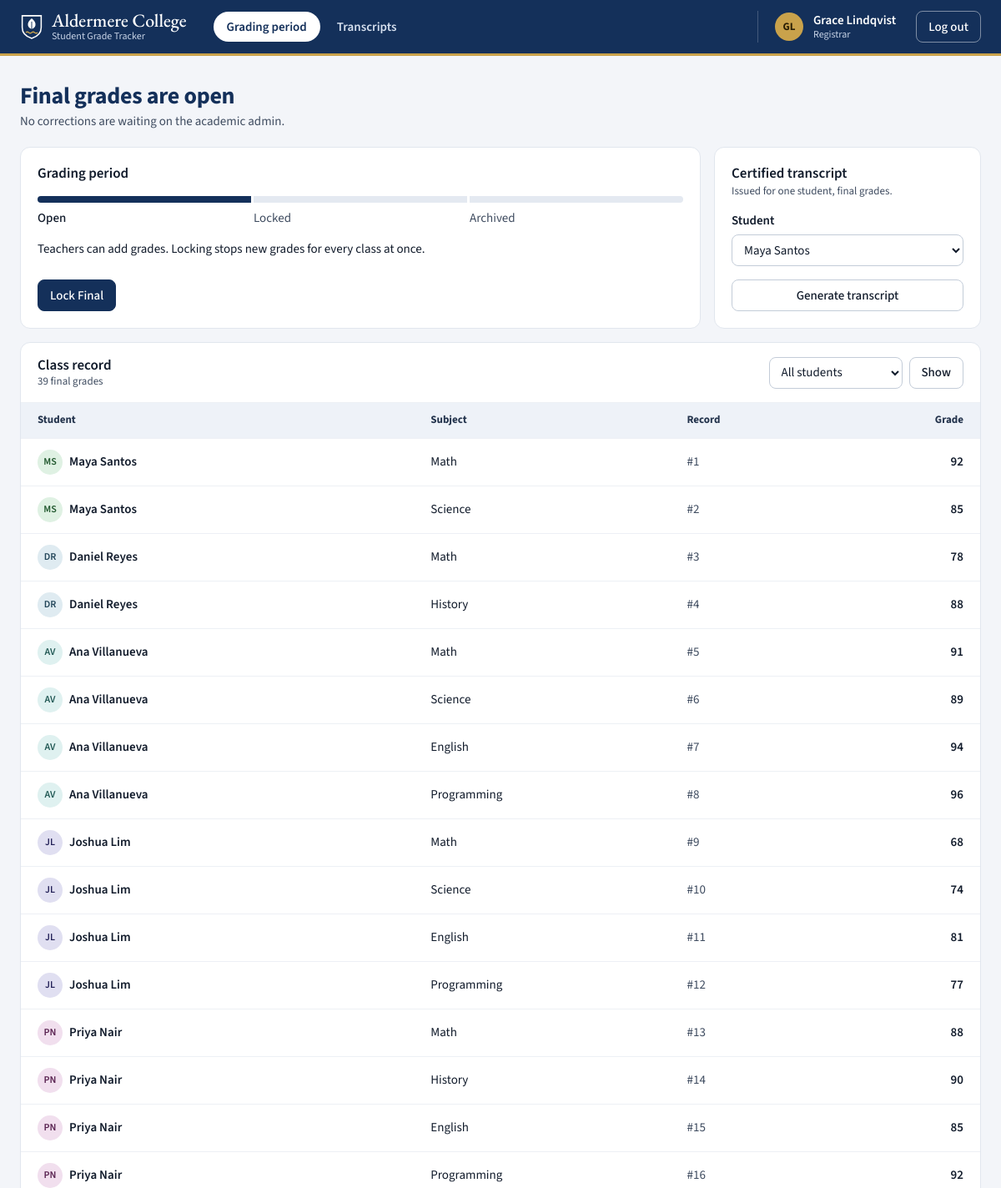
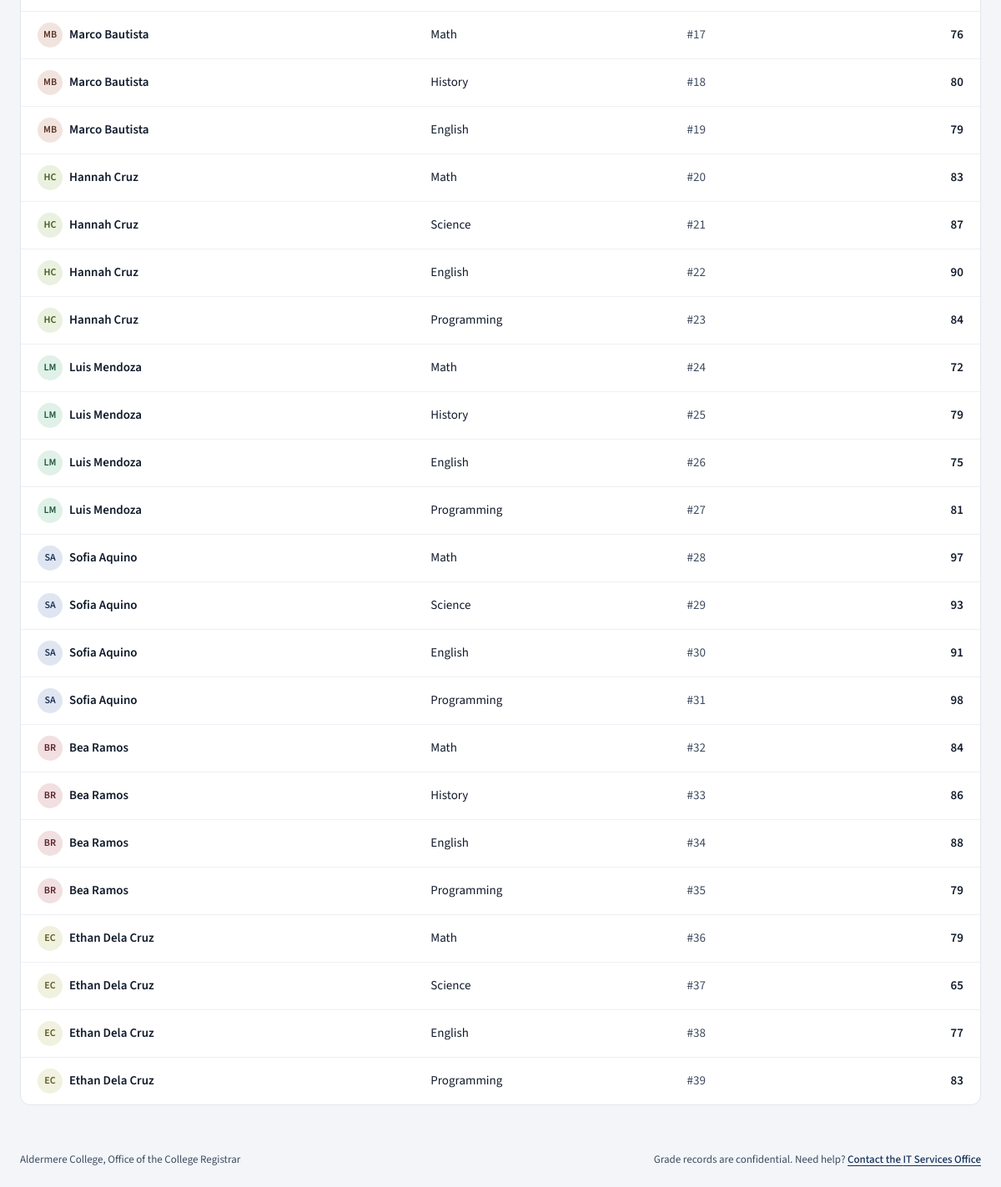
The app's page /dashboard (signed in) with its own data (2 pictures, top to bottom).
### tables this page shows
CREATE TABLE users (
    id INTEGER PRIMARY KEY AUTOINCREMENT,
    username TEXT UNIQUE NOT NULL,
    password TEXT NOT NULL,
    role TEXT NOT NULL CHECK(role IN ('student','teacher','academic_admin','registrar','it_admin')),
    is_locked BOOLEAN DEFAULT 0,
    failed_attempts INTEGER DEFAULT 0,
    full_name TEXT,
    student_no TEXT,
    program TEXT,
    year_level INTEGER
);

CREATE TABLE grading_periods (
    id INTEGER PRIMARY KEY AUTOINCREMENT,
    name TEXT UNIQUE NOT NULL,
    status TEXT DEFAULT 'open'
);

CREATE TABLE grades (
    id INTEGER PRIMARY KEY AUTOINCREMENT,
    student_id INTEGER NOT NULL,
    subject TEXT NOT NULL,
    grade INTEGER NOT NULL,
    updated_by TEXT NOT NULL,
    FOREIGN KEY (student_id) REFERENCES users(id)
);

### app.py (the view, shortened to what this page needs)
@app.route("/dashboard")
def dashboard():
    if "username" not in session:
        return redirect("/login")
    user = current_user()
    if not user:
        return redirect("/login")
    role = user["role"]
    username = user["username"]
    user_id = user["id"]
    try:
        all_students, all_users, period, pending_requests, audit_logs = dashboard_data()
    except Exception as e:
        logging.error(f"dashboard data failed user={username} err={e}")
        return render_template("login.html", error="An error occurred. Please try again.")
    student_id_param = request.args.get("student_id")
    if role == "teacher":
        if student_id_param:
            if not valid_id(student_id_param):
                return teacher_error("Invalid input.", "teacher filter")
            return redirect(f"/students/{int(student_id_param)}")
        try:
            return render_roster()
        except Exception as e:
            logging.error(f"teacher roster failed user={username} err={e}")
            return "An error occurred. Please try again.", 500
    elif role == "registrar":
        if student_id_param:
            if not valid_id(student_id_param):
                return render_template("dashboard.html", role=role, username=username, grades=[], students=all_students, all_users=all_users, period=period, pending_requests=pending_requests, audit_logs=audit_logs, error="Invalid input.")
            try:
                grades = get_db().execute(
                    GRADES_SELECT + " WHERE grades.student_id=?",
                    (int(student_id_param),),
                ).fetchall()
            except Exception as e:
                logging.error(f"registrar filter failed err={e}")
                return render_template("dashboard.html", role=role, username=username, grades=[], students=all_students, all_users=all_users, period=period, pending_requests=pending_requests, audit_logs=audit_logs, error="An error occurred. Please try again.")
        else:
            grades = get_db().execute(GRADES_SELECT).fetchall()
        return render_template("dashboard.html", role=role, username=username, grades=grades, students=all_students, all_users=all_users, period=period, pending_requests=pending_requests, audit_logs=audit_logs)
    elif role == "it_admin":
        grades = get_db().execute(GRADES_SELECT).fetchall()
        return render_template("dashboard.html", role=role, username=username, grades=grades, students=all_students, all_users=all_users, period=period, pending_requests=pending_requests, audit_logs=audit_logs)

### templates/dashboard.html (shortened to what this page needs)
{% extends 'base.html' %}
{% set status = period['status'] if period else '' %}
{% set period_name = period['name'] if period else 'This' %}
{% set pending_count = pending_requests|length %}
{% block content %}
{% import '_ui.html' as ui with context %}
{% if role == 'academic_admin' %}
<div class="title-row">
    <div>
        <h1>Grades</h1>
        <p class="sub">
            {% if pending_count %}{{ pending_count }} correction{{ '' if pending_count == 1 else 's' }} need{{ 's' if pending_count == 1 else '' }} your decision.
            {% else %}Every correction has been decided.{% endif %}
        </p>
    </div>
</div>
{% if error %}<p class="notice notice-negative" role="alert">{{ error }}</p>{% endif %}
<div class="blocks">
    <section class="panel panel-flush" aria-labelledby="pending-title">
        <header class="panel-head">
            <h2 id="pending-title">Corrections to decide</h2>
            {% if pending_count > 5 %}<a class="card-link" href="/approvals">View all {{ pending_count }}</a>{% endif %}
        </header>
        {% if pending_requests %}
        {{ ui.pending_rows(pending_requests[:5]) }}
        {% else %}
        <p class="empty">No corrections are waiting.</p>
        {% endif %}
    </section>
    <section class="panel panel-flush" aria-labelledby="all-title">
        <header class="panel-head">
            <div>
                <h2 id="all-title">Class record</h2>
                <p class="meta">{{ grades|length }} final grade{{ '' if grades|length == 1 else 's' }}</p>
            </div>
            {{ ui.student_filter(students) }}
        </header>
        {% if grades %}
        <div class="table-wrap">
            <table class="ledger ledger-plain">
                <thead>
                    <tr>
                        <th scope="col">Student</th>
                        <th scope="col">Subject</th>
                        <th scope="col">Entered by</th>
                        <th scope="col">Record</th>
                        <th scope="col" class="num">Grade</th>
                    </tr>
                </thead>
                <tbody>
                    {% for g in grades %}
                    <tr>
                        <td class="c-main">{{ ui.person(g['student_name'], g['student_id']) }}<span class="line-two phone-only">{{ g['subject'] }} · {{ g['updated_by'] }} · <code>#{{ g['id'] }}</code></span></td>
                        <td class="c-by">{{ g['subject'] }}</td>
                        <td class="c-by">{{ g['updated_by'] }}</td>
                        <td class="c-id"><code>#{{ g['id'] }}</code></td>
                        <td class="num c-grade"><span class="grade">{{ g['grade'] }}</span></td>
                    </tr>
                    {% endfor %}
                </tbody>
            </table>
        </div>
        {% else %}
        <p class="empty">No grades on the record{% if request.args.get('student_id') %} for this student{% endif %}.</p>
        {% endif %}
    </section>
</div>
{% elif role == 'registrar' %}
<div class="title-row">
    <div>
        <h1>{{ period_name }} grades are {{ status }}</h1>
        <p class="sub">
            {% if pending_count %}{{ pending_count }} correction{{ '' if pending_count == 1 else 's' }} still waiting on the academic admin.
            {% else %}No corrections are waiting on the academic admin.{% endif %}
        </p>
    </div>
</div>
<div class="split split-even">
    <section class="panel panel-period" aria-labelledby="period-title">
        <h2 id="period-title">Grading period</h2>
        {{ ui.period_track(status) }}
        <p class="period-note">
            {% if status == 'open' %}Teachers can add grades. Locking stops new grades for every class at once.
            {% elif status == 'locked' %}New grades are refused. Archive to close the period, or reopen it for teachers.
            {% elif status == 'archived' %}New grades are refused and the period is closed. Reopening returns it to teachers.
            {% endif %}
        </p>
        <div class="period-actions">
            {% if status == 'open' %}
            <form method="POST" action="/periods/lock" data-confirm="Lock {{ period_name }}? Teachers will not be able to add grades."><input type="hidden" name="csrf_token" value="{{ csrf_token() }}">
                <button type="submit" class="btn btn-primary">Lock {{ period_name }}</button>
            </form>
            {% else %}
            <form method="POST" action="/periods/lock" data-confirm="Reopen {{ period_name }} for teachers?"><input type="hidden" name="csrf_token" value="{{ csrf_token() }}">
                <button type="submit" class="btn">Reopen {{ period_name }}</button>
            </form>
            {% endif %}
        </div>
    </section>
    <section class="panel" aria-labelledby="transcript-title">
        <h2 id="transcript-title">Certified transcript</h2>
        <p class="meta panel-sub">Issued for one student, final grades.</p>
        <form method="GET" action="/transcript" class="stack">
            <div class="field">
                <label for="transcript-student">Student</label>
                <select class="control" name="student_id" id="transcript-student" required>
                    {% for s in students %}
                    <option value="{{ s['id'] }}">{{ s['full_name'] }}</option>
                    {% endfor %}
                </select>
            </div>
            <button type="submit" class="btn btn-wide">Generate transcript</button>
        </form>
    </section>
</div>
<section class="panel panel-flush block-gap" aria-labelledby="registrar-record">
    <header class="panel-head">
        <div>
            <h2 id="registrar-record">Class record</h2>
            <p class="meta">{{ grades|length }} final grade{{ '' if grades|length == 1 else 's' }}</p>
        </div>
        {{ ui.student_filter(students) }}
    </header>
    {% if grades %}
    <div class="table-wrap">
        <table class="ledger ledger-plain">
            <thead>
                <tr>
                    <th scope="col">Student</th>
                    <th scope="col">Subject</th>
                    <th scope="col">Record</th>
                    <th scope="col" class="num">Grade</th>
                </tr>
            </thead>
            <tbody>
                {% for g in grades %}
                <tr>
                    <td class="c-main">{{ ui.person(g['student_name'], g['student_id']) }}<span class="line-two phone-only">{{ g['subject'] }} · <code>#{{ g['id'] }}</code></span></td>
                    <td class="c-by">{{ g['subject'] }}</td>
                    <td class="c-id"><code>#{{ g['id'] }}</code></td>
                    <td class="num c-grade"><span class="grade">{{ g['grade'] }}</span></td>
                </tr>
                {% endfor %}
            </tbody>
        </table>
    </div>
    {% else %}
    <p class="empty">No grades on the record{% if request.args.get('student_id') %} for this student{% endif %}.</p>
    {% endif %}
</section>
{% endif %}
{% endblock %}

### templates/base.html (shortened to what this page needs)
{% import '_ui.html' as ui %}
{% set role = session.get('role') %}
{% set username = session.get('username') %}
{% set display_name = shell_name or username or '' %}
{% set name_parts = display_name.replace('Prof. ', '').replace('Dr. ', '').split() %}
<!DOCTYPE html>
<html lang="en">
<head>
    <link rel="stylesheet" href="{{ url_for('static', filename='style.css') }}">
</head>
<body>
    <header class="topbar">
        <div class="topbar-in">
            <a class="brand" href="/dashboard">
                <span class="brand-text"><span class="brand-name">{{ ui.COLLEGE }}</span><span class="brand-sub">{{ ui.PORTAL }}</span></span>
            </a>
            <div class="nav-sheet" id="site-nav">
                <nav class="tabs" aria-label="Main">
                    {% macro item(href, label, count=0, also='') %}
                    <a class="tab" href="{{ href }}"{% if request.path == href or (also and request.path.startswith(also)) %} aria-current="page"{% endif %}>
                        <span>{{ label }}</span>
                    </a>
                    {% endmacro %}
                    {% if role == 'teacher' %}
                        {{ item('/dashboard', 'Students', also='/students/') }}
                        {{ item('/grade-sheet', 'Grade sheet') }}
                    {% elif role == 'academic_admin' %}
                        {{ item('/dashboard', 'Grades') }}
                        {{ item('/approvals', 'Approvals', shell_pending or 0) }}
                        {{ item('/transcript', 'Transcripts') }}
                    {% elif role == 'registrar' %}
                        {{ item('/dashboard', 'Grading period') }}
                        {{ item('/transcript', 'Transcripts') }}
                    {% elif role == 'it_admin' %}
                        {{ item('/dashboard', 'Accounts', also='/admin/accounts/') }}
                    {% else %}
                        {{ item('/dashboard', 'My grades') }}
                        {{ item('/transcript', 'My transcript') }}
                    {% endif %}
                </nav>
            </div>
            <div class="account">
                <span class="avatar" aria-hidden="true">{% if name_parts|length > 1 %}{{ name_parts[0][0]|upper }}{{ name_parts[-1][0]|upper }}{% elif name_parts %}{{ name_parts[0][0]|upper }}{% endif %}</span>
                <span class="account-who"><span class="account-name">{{ display_name }}</span><span class="account-role">{{ ui.ROLE_LABELS.get(role, role) }}</span></span>
                <a class="btn btn-quiet btn-sm" href="/logout">Log out</a>
            </div>
        </div>
    </header>
    <main class="canvas" id="main">
        {% block content %}{% endblock %}
    </main>
    <footer class="site-foot no-print">
        <p>{{ ui.COLLEGE }}, {{ ui.OFFICE }}</p>
        <p>Grade records are confidential. Need help? <a href="/forgot-password">Contact the {{ ui.IT_OFFICE.name }}</a></p>
    </footer>
</body>
</html>

### templates/_ui.html (shortened to what this page needs)
{% macro person(name, id=None) %}
{% set parts = name.split() %}
<span class="person">
    {%- if id is not none %}<span class="person-chip" style="--h:{{ (id * 67) % 360 }}" aria-hidden="true">{% if parts|length > 1 %}{{ parts[0][0]|upper }}{{ parts[-1][0]|upper }}{% else %}{{ name[0]|upper }}{{ name[-1] if name[-1].isdigit() else '' }}{% endif %}</span>{% endif -%}
    <span class="person-name">{{ name }}</span>
</span>
{% endmacro %}
{% macro period_track(status, compact=False) %}
{% set stages = [('open', 'Open'), ('locked', 'Locked'), ('archived', 'Archived')] %}
{% set reached = {'open': 1, 'locked': 2, 'archived': 3}.get(status, 0) %}
<ol class="track{{ ' track-compact' if compact }}">
    {% for key, label in stages %}
    <li class="{{ 'is-reached' if loop.index <= reached }}"{% if key == status %} aria-current="step"{% endif %}>
        <span class="track-label">{{ label }}</span>
    </li>
    {% endfor %}
</ol>
{% endmacro %}
{% macro student_filter(students) %}
<form method="GET" action="/dashboard" class="filter">
    <select name="student_id" id="filter-student" class="control">
        <option value="">All students</option>
    </select>
    <button type="submit" class="btn">Show</button>
</form>
{% endmacro %}

### records on screen
users: full_name "Grace Lindqvist", ROLE_LABELS.get "Registrar"
grading_periods: name "Final", status "open"
grades: {{ (id * 67) % 360 }} 134 (drawn), parts "M", parts "S", name "Maya Santos", subject "Math", id "1", grade "92"
grades: {{ (id * 67) % 360 }} 134 (drawn), parts "M", parts "S", name "Maya Santos", subject "Science", id "2", grade "85"
grades: {{ (id * 67) % 360 }} 201 (drawn), parts "D", parts "R", name "Daniel Reyes", subject "Math", id "3", grade "78"
grades: {{ (id * 67) % 360 }} 201 (drawn), parts "D", parts "R", name "Daniel Reyes", subject "History", id "4", grade "88"
grades: {{ (id * 67) % 360 }} 176 (drawn), parts "A", parts "V", name "Ana Villanueva", subject "Math", id "5", grade "91"
grades: {{ (id * 67) % 360 }} 176 (drawn), parts "A", parts "V", name "Ana Villanueva", subject "Science", id "6", grade "89"
grades: {{ (id * 67) % 360 }} 176 (drawn), parts "A", parts "V", name "Ana Villanueva", subject "English", id "7", grade "94"
grades: {{ (id * 67) % 360 }} 176 (drawn), parts "A", parts "V", name "Ana Villanueva", subject "Programming", id "8", grade "96"
grades: {{ (id * 67) % 360 }} 243 (drawn), parts "J", parts "L", name "Joshua Lim", subject "Math", id "9", grade "68"
grades: {{ (id * 67) % 360 }} 243 (drawn), parts "J", parts "L", name "Joshua Lim", subject "Science", id "10", grade "74"
grades: {{ (id * 67) % 360 }} 243 (drawn), parts "J", parts "L", name "Joshua Lim", subject "English", id "11", grade "81"
grades: {{ (id * 67) % 360 }} 243 (drawn), parts "J", parts "L", name "Joshua Lim", subject "Programming", id "12", grade "77"
grades: {{ (id * 67) % 360 }} 310 (drawn), parts "P", parts "N", name "Priya Nair", subject "Math", id "13", grade "88"
grades: {{ (id * 67) % 360 }} 310 (drawn), parts "P", parts "N", name "Priya Nair", subject "History", id "14", grade "90"
grades: {{ (id * 67) % 360 }} 310 (drawn), parts "P", parts "N", name "Priya Nair", subject "English", id "15", grade "85"
grades: {{ (id * 67) % 360 }} 310 (drawn), parts "P", parts "N", name "Priya Nair", subject "Programming", id "16", grade "92"
grades: parts "M", parts "B", name "Marco Bautista", subject "Math", id "17", grade "76"
grades: {{ (id * 67) % 360 }} 17 (drawn), parts "M", parts "B", name "Marco Bautista", subject "History", id "18", grade "80"
grades: {{ (id * 67) % 360 }} 17 (drawn), parts "M", parts "B", name "Marco Bautista", subject "English", id "19", grade "79"
grades: {{ (id * 67) % 360 }} 84 (drawn), parts "H", parts "C", name "Hannah Cruz", subject "Math", id "20", grade "83"
grades: {{ (id * 67) % 360 }} 84 (drawn), parts "H", parts "C", name "Hannah Cruz", subject "Science", id "21", grade "87"
grades: {{ (id * 67) % 360 }} 84 (drawn), parts "H", parts "C", name "Hannah Cruz", subject "English", id "22", grade "90"
grades: parts "H", parts "C", name "Hannah Cruz", subject "Programming", id "23", grade "84"
grades: {{ (id * 67) % 360 }} 151 (drawn), parts "L", parts "M", name "Luis Mendoza", subject "Math", id "24", grade "72"
grades: {{ (id * 67) % 360 }} 151 (drawn), parts "L", parts "M", name "Luis Mendoza", subject "History", id "25", grade "79"
grades: {{ (id * 67) % 360 }} 151 (drawn), parts "L", parts "M", name "Luis Mendoza", subject "English", id "26", grade "75"
grades: {{ (id * 67) % 360 }} 151 (drawn), parts "L", parts "M", name "Luis Mendoza", subject "Programming", id "27", grade "81"
grades: {{ (id * 67) % 360 }} 218 (drawn), parts "S", parts "A", name "Sofia Aquino", subject "Math", id "28", grade "97"
grades: {{ (id * 67) % 360 }} 218 (drawn), parts "S", parts "A", name "Sofia Aquino", subject "Science", id "29", grade "93"
grades: {{ (id * 67) % 360 }} 218 (drawn), parts "S", parts "A", name "Sofia Aquino", subject "English", id "30", grade "91"
grades: {{ (id * 67) % 360 }} 218 (drawn), parts "S", parts "A", name "Sofia Aquino", subject "Programming", id "31", grade "98"
grades: {{ (id * 67) % 360 }} 352 (drawn), parts "B", parts "R", name "Bea Ramos", subject "Math", id "32", grade "84"
grades: {{ (id * 67) % 360 }} 352 (drawn), parts "B", parts "R", name "Bea Ramos", subject "History", id "33", grade "86"
grades: {{ (id * 67) % 360 }} 352 (drawn), parts "B", parts "R", name "Bea Ramos", subject "English", id "34", grade "88"
grades: {{ (id * 67) % 360 }} 352 (drawn), parts "B", parts "R", name "Bea Ramos", subject "Programming", id "35", grade "79"
grades: {{ (id * 67) % 360 }} 59 (drawn), parts "E", parts "C", name "Ethan Dela Cruz", subject "Math", id "36", grade "79"
grades: {{ (id * 67) % 360 }} 59 (drawn), parts "E", parts "C", name "Ethan Dela Cruz", subject "Science", id "37", grade "65"
grades: {{ (id * 67) % 360 }} 59 (drawn), parts "E", parts "C", name "Ethan Dela Cruz", subject "English", id "38", grade "77"
grades: {{ (id * 67) % 360 }} 59 (drawn), parts "E", parts "C", name "Ethan Dela Cruz", subject "Programming", id "39", grade "83"

### other values on screen
{{ ui.COLLEGE }} "Aldermere College"
{{ ui.PORTAL }} "Student Grade Tracker"
{{ label }} "Grading period Transcripts"
{{ name_parts[0][0]|upper }} "G"
{{ name_parts[-1][0]|upper }} "L"
{{ label }} "Open" "Locked" "Archived"
{{ grades|length }} "39"
{{ '' if grades|length == 1 else 's' }} "s"
{{ ui.OFFICE }} "Office of the College Registrar"
{{ ui.IT_OFFICE.name }} "IT Services Office"
form field student_id "Maya Santos"
